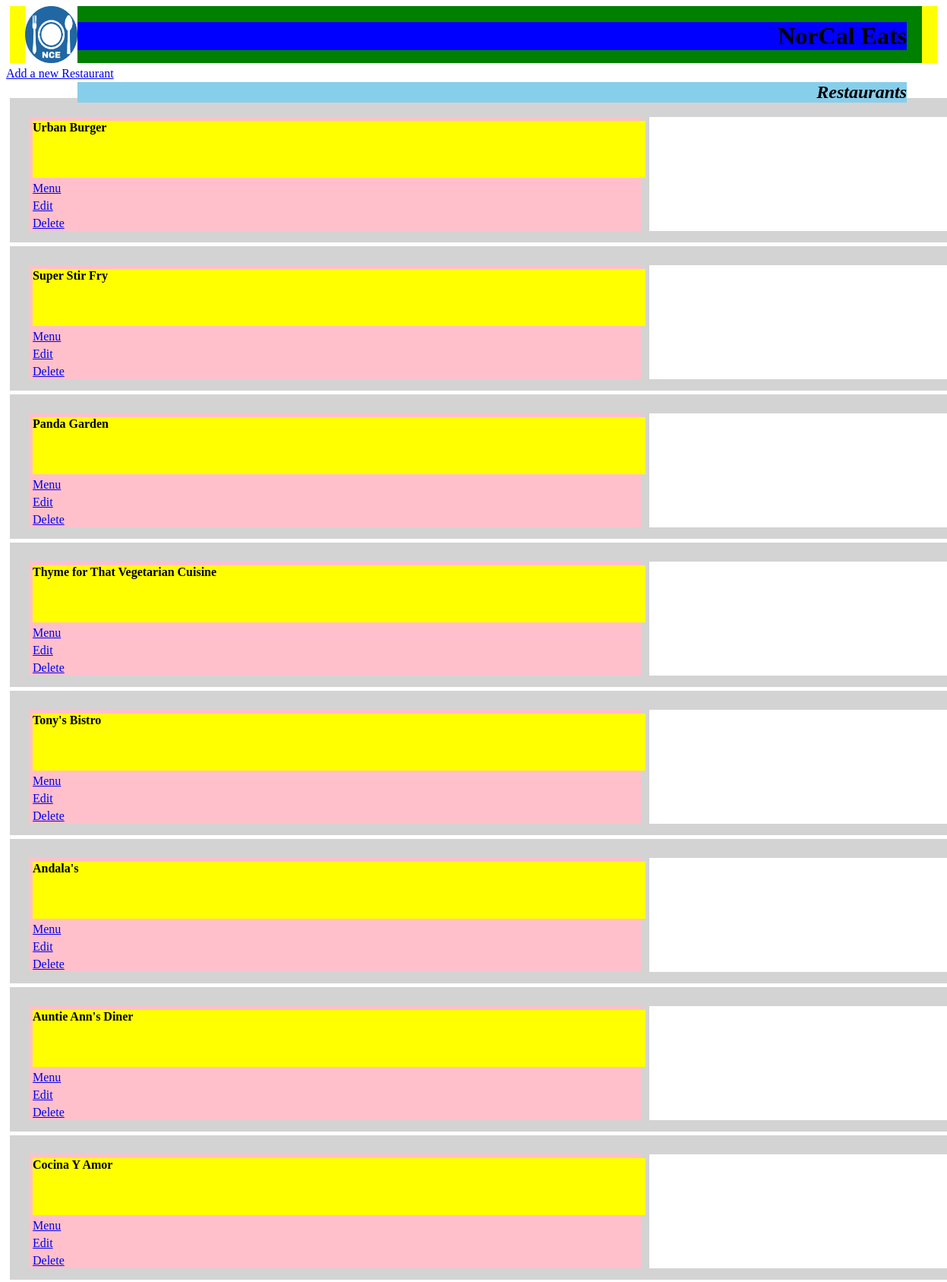
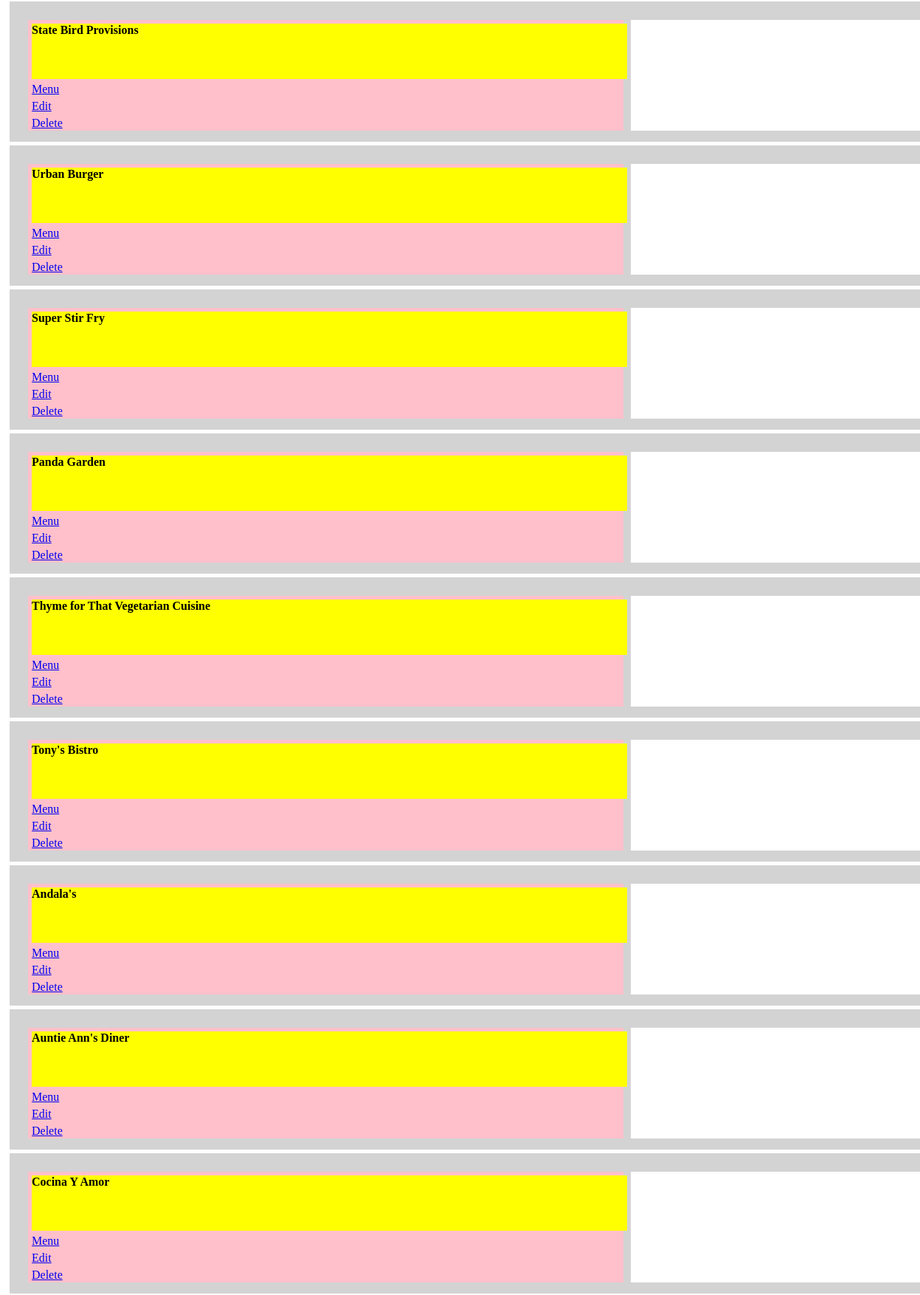
The app's page /restaurants (upper part) with its own data (2 pictures, top to bottom).
### database_setup.py (models this page shows, shortened)
class Restaurant(Base):
	__tablename__ = 'restaurant'
	name = Column(String(80), nullable = False)
	id = Column(Integer, primary_key = True)

### finalproject.py (the view)
@app.route('/')
@app.route('/restaurants')
def showRestaurants():
	restaurants = session.query(Restaurant)
	return render_template('restaurants.html', restaurants = restaurants)

### templates/restaurants.html (shortened to what this page needs)
<!DOCTYPE html>
<html>
	<head>
		<link rel=stylesheet type=text/css href="{{ url_for('static', filename='styles.css') }}">
	</head>
	<body>
		<header>
			<div class="container" id="header-box">
				<div id = 'logo'>
					<img id="logo-image" src="static/img/nrc-logo.png" alt='NorCal Eats'>
				</div>
				<div id="site-title">
					<h1 class="inline text" id="name">NorCal Eats</h1>
					<h2 class="inline text" id="title">Restaurants</h2>
				</div>
			</div>
		</header>
		<a href="{{url_for('newRestaurant')}}">Add a new Restaurant</a></br>
		<main>
			{% for restaurant in restaurants %}
				<div class="container" id="restaurant">
					<div class="container" id="restaurant-info">
						<div class="container" id="restaurant-name">
							<b>{{restaurant.name}}</b></br>
						</div>
						<div class="container" id="">
							<a href="{{url_for('showMenu', restaurant_id=restaurant.id)}}">Menu</a></br>
						</div>
						<div class="container" id="">
							<a href="{{url_for('editRestaurant', restaurant_id=restaurant.id)}}">Edit</a></br>
						</div>
						<div class="container" id="">
							<a href="{{url_for('deleteRestaurant', restaurant_id=restaurant.id)}}">Delete</a></br>
						</div>
					</div>
					<div class="container" id="restaurant-image">
					</div>
				</div>
			{% endfor %}
		</main>
	</body>
</html>

### static/styles.css (style rules this page uses)
.container { margin: 5px; display: block; }
.inline { width: 100%; display: inline-block; text-align: center }
#restaurant { background-color: lightgray; height: 150px; width: 100%; padding: 20px; margin: 5px; display: flex; }
#restaurant-info { width: 66%; height: 100%; background-color: pink; }
#restaurant-name { width: 100%; height: 50%; background-color: yellow; }
#restaurant-image { width: 33%; height: 100%; background-color: white; }
#header-box { height: 75px; display: flex; padding: 0 20px; background-color: yellow; }
#logo { width: 75px; height: 75px; margin: auto; background-color: white; }
#logo-image { width: 100%; height: 100%; }
#site-title { padding-right: 20px; margin: auto; width: 100%; height: 100%; text-align: left; background-color: green; }
#name { font-weight: bold; text-align: right; background-color: blue; }
#title { font-style: italic; text-align: right; background-color: skyblue; }

### records on screen
Restaurant: name "Urban Burger"
Restaurant: name "Super Stir Fry"
Restaurant: name "Panda Garden"
Restaurant: name "Thyme for That Vegetarian Cuisine"
Restaurant: name "Tony's Bistro"
Restaurant: name "Andala's"
Restaurant: name "Auntie Ann's Diner"
Restaurant: name "Cocina Y Amor"
Restaurant: name "State Bird Provisions"
Restaurant: name "Urban Burger"
Restaurant: name "Super Stir Fry"
Restaurant: name "Panda Garden"
Restaurant: name "Thyme for That Vegetarian Cuisine"
Restaurant: name "Tony's Bistro"
Restaurant: name "Andala's"
Restaurant: name "Auntie Ann's Diner"
Restaurant: name "Cocina Y Amor"
